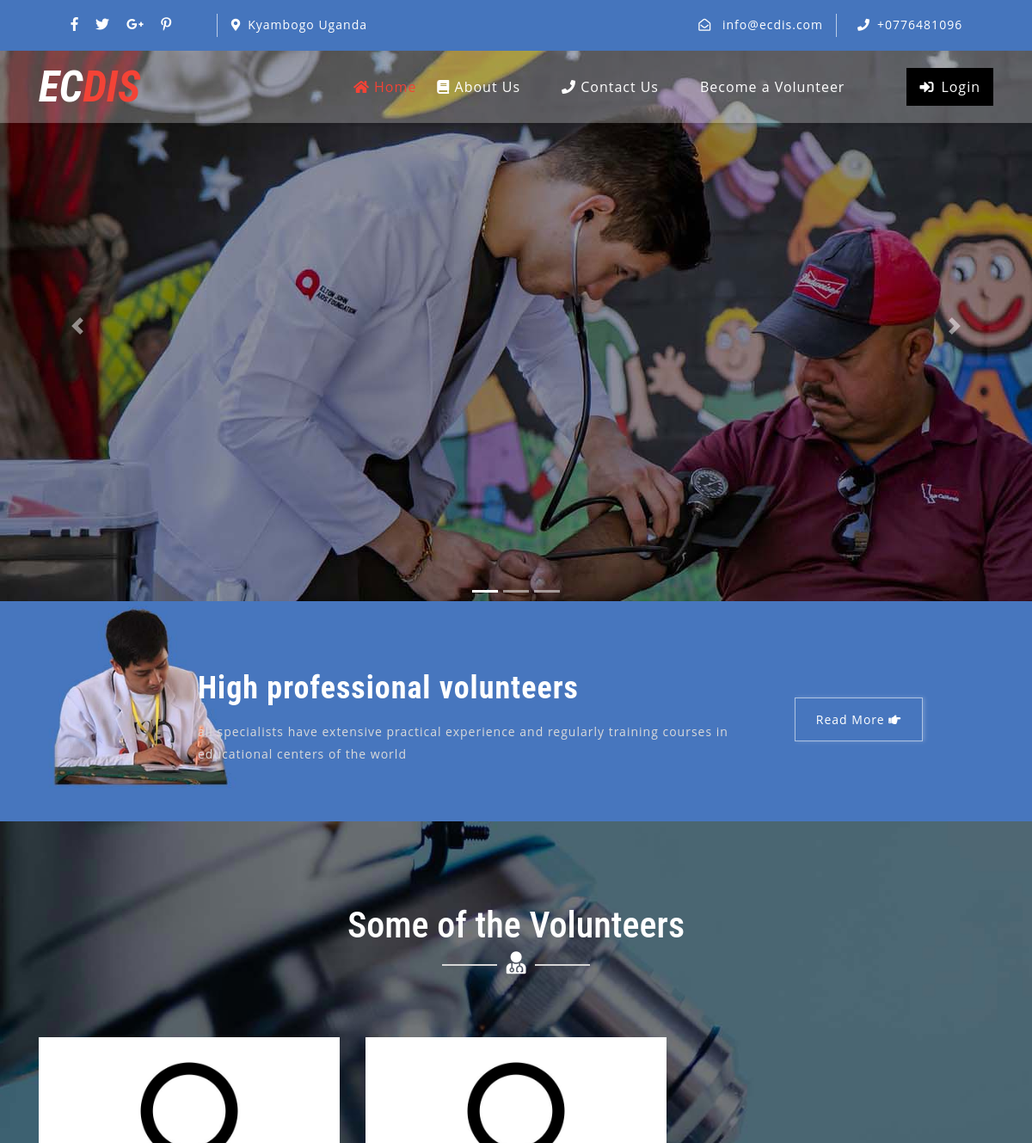
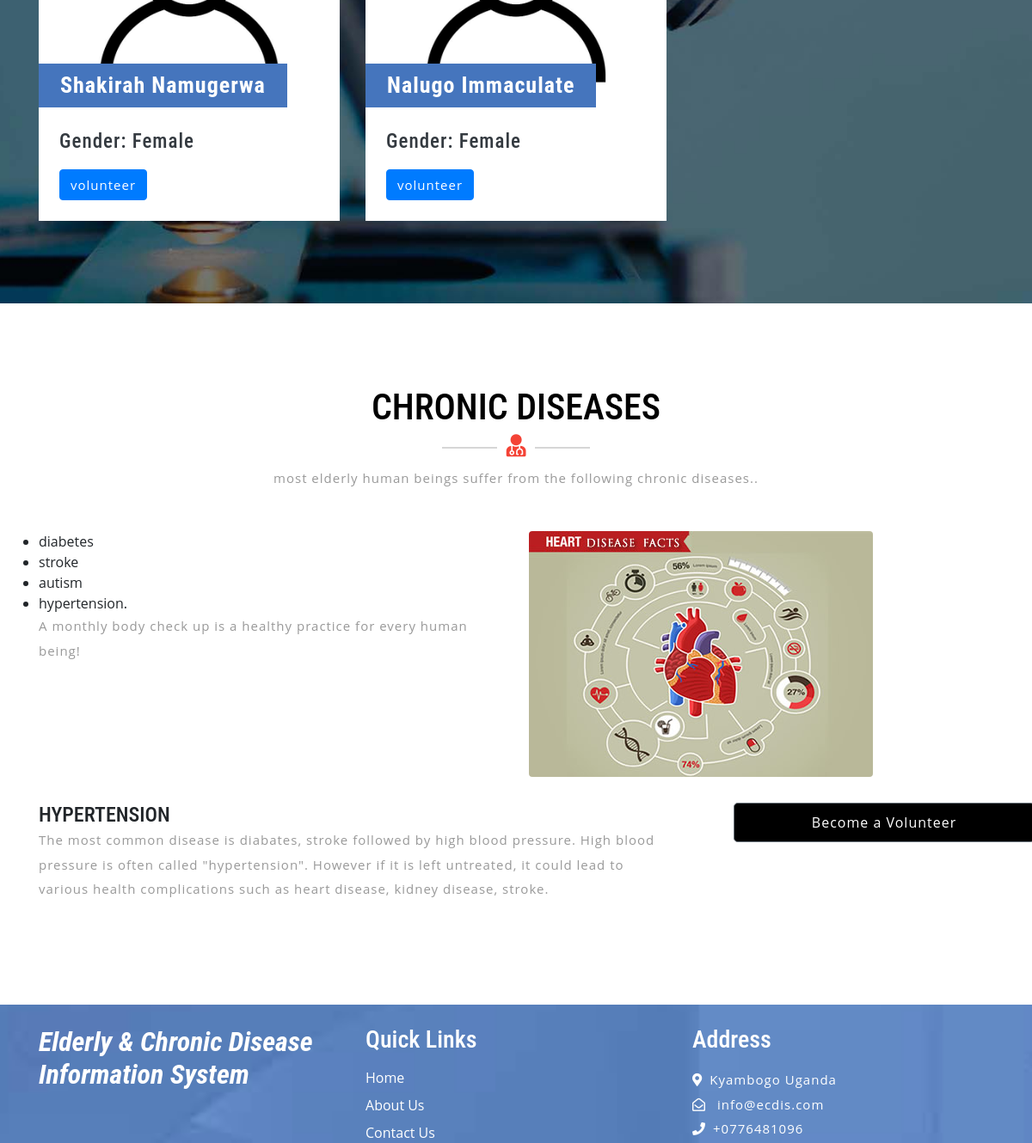
The page / on the database its author committed (2 pictures, top to bottom).
### tables this page shows
CREATE TABLE `tblcontactusinfo` (
  `id` int(11) NOT NULL,
  `Address` tinytext DEFAULT NULL,
  `EmailId` varchar(255) DEFAULT NULL,
  `ContactNo` char(11) DEFAULT NULL
);

CREATE TABLE `tblblooddonars` (
  `id` int(11) NOT NULL,
  `FullName` varchar(100) DEFAULT NULL,
  `MobileNumber` char(11) DEFAULT NULL,
  `EmailId` varchar(100) DEFAULT NULL,
  `Gender` varchar(20) DEFAULT NULL,
  `Age` int(11) DEFAULT NULL,
  `BloodGroup` varchar(20) DEFAULT NULL,
  `Address` varchar(255) DEFAULT NULL,
  `Message` mediumtext DEFAULT NULL,
  `PostingDate` timestamp NOT NULL DEFAULT current_timestamp(),
  `status` int(1) DEFAULT NULL,
  `Password` varchar(250) DEFAULT NULL
);

### index.php (the view, shortened to what this page needs)
<?php
include('includes/config.php');
?>
<!doctype html>
<html lang="en">
  <head>
	<link rel="stylesheet" href="bootstrap/css/bootstrap.min.css">
	<link rel="stylesheet" href="bootstrap/css/bootstrap.css">
	<link rel="stylesheet" href="css/style.css" type="text/css" media="all" />
	<link rel="stylesheet" href="css/fontawesome-all.css">
  </head>
  <body>
  <?php include('includes/header.php');?>
	<div id="carouselId" class="carousel slide" data-ride="carousel" style="height: 80vh; overflow: hidden;">
		<ol class="carousel-indicators">
			<li data-target="#carouselId" data-slide-to="0" class="active"></li>
			<li data-target="#carouselId" data-slide-to="1"></li>
			<li data-target="#carouselId" data-slide-to="2"></li>
		</ol>
		<div class="carousel-inner" role="listbox">
			<div class="carousel-item active">
				<img src="images/banner1.jpg" alt="">
			</div>
		</div>
		<a class="carousel-control-prev" href="#carouselId" role="button" data-slide="prev">
			<span class="carousel-control-prev-icon" aria-hidden="true"></span>
		</a>
		<a class="carousel-control-next" href="#carouselId" role="button" data-slide="next">
			<span class="carousel-control-next-icon" aria-hidden="true"></span>
		</a>
	</div>
	<div class="banner-bottom py-5">
		<div class="d-flex container py-xl-3 py-lg-3">
			<div class="banner-left-bottom-w3ls offset-lg-2 offset-md-1">
				<h3 class="text-white my-3">High professional volunteers</h3>
				<p>all specialists have extensive practical experience and regularly training courses in educational centers of the
					world</p>
			</div>
			<div class="button">
				<a href="about.php" class="w3ls-button-agile">Read More
					<i class="fas fa-hand-point-right"></i>
				</a>
			</div>
		</div>
	</div>
	<div class="blog-w3ls py-5" id="blog">
		<div class="container py-xl-5 py-lg-3">
			<div class="w3ls-titles text-center mb-5">
				<h3 class="title text-white">Some of the Volunteers</h3>
				<span>
					<i class="fas fa-user-md text-white"></i>
				</span>
			</div>
			<div class="row package-grids mt-5">
				<?php
					$status=1;
					$sql = "SELECT * from tblblooddonars where status=:status order by rand() limit 6";
					$query = $dbh -> prepare($sql);
					$query->bindParam(':status',$status,PDO::PARAM_STR);
					$query->execute();
					$results=$query->fetchAll(PDO::FETCH_OBJ);
					if($query->rowCount() > 0)
					{
					foreach($results as $result)
					{ ?>
				<div class="col-md-4 pricing" style="margin-top:2%;">
					<div class="price-top">
							<img src="images/blood-donor.jpg" alt="" class="img-fluid" />
						<h3><?php echo htmlentities($result->FullName);?>
						</h3>
					</div>
					<div class="price-bottom p-4">
						<h4 class="text-dark mb-3">Gender: <?php echo htmlentities($result->Gender);?></h4>
						<a class="btn btn-primary" style="color:#fff" href="contact-blood.php?cid=<?php echo $result->id;?>">volunteer</a>
					</div>
				</div><?php }} ?>
			</div>
		</div>
	</div>
	<div class="screen-w3ls py-5">
		<div class="container py-xl-5 py-lg-3">
			<div class="w3ls-titles text-center mb-5">
				<h3 class="title">CHRONIC DISEASES</h3>
				<span>
					<i class="fas fa-user-md"></i>
				</span>
				<p class="mt-2">most elderly human beings suffer from the following chronic diseases..</p>
			</div>
			<div class="row">
            <div class="col-lg-6">
                <ul>
					<li>diabetes</li>
					<li>stroke</li>
					<li>autism</li>
					<li>hypertension.</li>
                </ul>
                <p>A monthly body check up is a healthy practice for every human being!</p>
            </div>
            <div class="col-lg-6">
                <img class="img-fluid rounded" src="images/heart.jpg" alt="">
            </div>
        </div>
        <div class="row mb-4">
            <div class="col-md-8">
           		<h4 style="padding-top: 30px;">HYPERTENSION</h4>
                <p>
					The most common disease is diabates, stroke followed by high blood pressure.
					High blood pressure is often called "hypertension". However if it is left untreated, it could lead to various health complications such as heart disease, kidney disease, stroke.</p>
            </div>
            <div class="col-md-4" style="padding-top: 30px;">
                <a class="btn btn-lg btn-secondary btn-block login-button ml-lg-5 mt-lg-0 mt-4 mb-lg-0 mb-3" data-toggle="modal" data-target="#exampleModalCenter1" href="#" data-toggle="modal" data-target="#exampleModalCenter1"> Become a Volunteer</a>
            </div>
        </div>
		</div>
	</div>
	<?php include('includes/footer.php');?>
  </body>
</html>

### includes/header.php (shortened to what this page needs)
<header>
    <div class="top-bar py-3">
        <div class="container">
            <div class="row">
                <div class="col-lg-7 top-social-agile">
                    <div class="row">
                        <ul class="col-lg-4 col-6 top-right-info text-center">
                            <li>
                                <a href="#">
                                    <i class="fab fa-facebook-f"></i>
                                </a>
                            </li>
                            <li class="mx-3">
                                <a href="#">
                                    <i class="fab fa-twitter"></i>
                                </a>
                            </li>
                            <li>
                                <a href="#">
                                    <i class="fab fa-google-plus-g"></i>
                                </a>
                            </li>
                            <li class="ml-3">
                                <a href="#">
                                    <i class="fab fa-pinterest-p"></i>
                                </a>
                            </li>
                        </ul><?php
                        $sql = "SELECT * from tblcontactusinfo";
                        $query = $dbh -> prepare($sql);
                        $query->execute();
                        $results=$query->fetchAll(PDO::FETCH_OBJ);
                        if($query->rowCount() > 0)
                        {
                        foreach($results as $result)
                        { ?>
                        <div class="col-6 header-top_w3layouts pl-3 text-lg-left text-center">
                            <p class="text-white">
                                <i class="fas fa-map-marker-alt mr-2"></i><?php  echo $result->Address; ?></p>
                        </div>
                    </div>
                </div>
                <div class="col-lg-5 top-social-agile text-lg-right text-center">
                    <div class="row">
                        <div class="col-lg-7 col-6 top-w3layouts">
                            <p class="text-white">
                                <i class="far fa-envelope-open mr-2"></i>
                                <a href="mailto:info@example.com" class="text-white"><?php  echo $result->EmailId; ?></a>
                            </p>
                        </div>
                        <div class="col-lg-5 col-6 header-w3layouts pl-4 text-lg-left">
                            <p class="text-white">
                                <i class="fas fa-phone mr-2"></i>+<?php  echo $result->ContactNo; ?></p>
                        </div>
                    </div><?php } } ?>
                </div>
            </div>
        </div>
    </div>
</header>
<div id="home">
    <div class="main-top py-1">
        <nav class="navbar navbar-expand-lg navbar-light fixed-navi">
            <div class="container">
                <h1>
                    <a class="navbar-brand font-weight-bold font-italic" href="index.php">
                        <span>EC</span>DIS
                    </a>
                </h1>
                <div class="collapse navbar-collapse text-center" id="navbarSupportedContent">
                    <ul class="navbar-nav ml-lg-auto">
                        <li class="nav-item active mt-lg-0 mt-3">
                            <a class="nav-link" href="index.php"><i class="fa fa-home" aria-hidden="true"></i> Home
                            </a>
                        </li>
                        <li class="nav-item mx-lg-4 my-lg-0 my-3">
                            <a class="nav-link" href="about.php"> <i class="fa fa-book" aria-hidden="true"></i> About Us</a>
                        </li>
                        <li class="nav-item mx-lg-4 my-lg-0 my-3">
                            <a class="nav-link" href="contact.php"> <i class="fa fa-phone" aria-hidden="true"></i> Contact Us</a>
                        </li>
                        <?php if (strlen($_SESSION['bbdmsdid']==0)) {?>
                        <li class="nav-item mx-lg-4 my-lg-0 my-3">
                            <a class="nav-link" href="sign-up.php">Become a Volunteer</a>
                        </li>
                    </ul>
                    <a href="login.php" class="login-button ml-lg-5 mt-lg-0 mt-4 mb-lg-0 mb-3" >
                        <i class="fas fa-sign-in-alt mr-2"></i>Login</a><?php } ?>
                </div>
            </div>
        </nav>
    </div>
</div>

### includes/footer.php (shortened to what this page needs)
<footer>
  <div class="container w3ls-footer-grids pt-sm-4 pt-3">
    <div class="row">
      <div class="col-md-4">
        <h2 class="mb-sm-3 mb-2">
          <a href="index.php" class="text-white font-italic font-weight-bold">
            <span>Elderly & </span>Chronic Disease Information System
          </a>
        </h2>
      </div>
      <div class="col-md-4">
      <h3 class="mb-sm-3 mb-2 text-white">Quick Links</h3>
            <div class="nav-w3-l">
              <ul class="list-unstyled">
                <li>
                  <a href="index.php" class="text-white">Home</a>
                </li>
                <li class="mt-2">
                  <a href="about.php" class="text-white">About Us</a>
                </li>
                <li class="mt-2">
                  <a href="contact.php" class="text-white">Contact Us</a>
                </li>
              </ul>
            </div>
      </div>
      <div class="col-md-4">
      <h3 class="mb-sm-3 mb-2 text-white">Address</h3>
        <?php
        $sql = "SELECT * from tblcontactusinfo";
        $query = $dbh -> prepare($sql);
        $query->execute();
        $results=$query->fetchAll(PDO::FETCH_OBJ);
        if($query->rowCount() > 0)
        {
          foreach($results as $result){
            ?>
            <p class="text-white">
              <i class="fas fa-map-marker-alt mr-2"></i><?php  echo $result->Address; ?>
            </p>
            <p class="text-white">
                <i class="far fa-envelope-open mr-2"></i>
                <a href="mailto:info@example.com" class="text-white"><?php  echo $result->EmailId; ?></a>
            </p>
            <p class="text-white">
               <i class="fas fa-phone mr-2"></i>+<?php  echo $result->ContactNo; ?>
            </p>
            <?php
          }
        }
        ?>
      </div>
    </div>
  </div>
</footer>

### css/style.css (style rules this page uses)
body { padding: 0; margin: 0; background: #FFF; font-family: 'Open Sans', sans-serif; }
body a { transition: 0.5s all; -webkit-transition: 0.5s all; -moz-transition: 0.5s all; -o-transition: 0.5s all; -ms-transition: 0.5s all; text-decoration: none; }
h1, h2, h3, h4, h5, h6 { margin: 0; padding: 0; font-family: 'Roboto Condensed', sans-serif; }
p { margin: 0; padding: 0; font-family: 'Open Sans', sans-serif; font-size: 15px; letter-spacing: 1px; line-height: 1.9; color: #999; }
ul, ol { margin: 0; padding: 0; }
.top-bar { background: #4575bd; }
.top-right-info li i { color: #fff; transition: 0.5s all; -webkit-transition: 0.5s all; -moz-transition: 0.5s all; -o-transition: 0.5s all; -ms-transition: 0.5s all; }
.top-right-info li { display: inline-block; }
.header-top_w3layouts p, .header-w3layouts p, .top-w3layouts p { font-size: 14px; }
.header-top_w3layouts, .header-w3layouts { border-left: 1px solid rgba(255, 255, 255, 0.63); }
div#home { position: relative; }
.main-top { position: absolute; z-index: 999; width: 100%; background: rgba(255, 255, 255, 0.26); box-shadow: 0 2px 3px 0 rgba(0, 0, 0, 0.1); -webkit-transition: background-color .1s ease-in-out; -moz-transition: background-color .1s ease-in-out; -ms-transition: background-color .1s ease-in-out; -o-transition: background-color .1s ease-in-out; transition: background-color .1s ease-in-out; }
.navbar-light .navbar-nav .nav-link { padding: 0; color: #fff; background: transparent; font-size: 16px; letter-spacing: 1px; }
.navbar-light .navbar-nav .show>.nav-link, .navbar-light .navbar-nav .active>.nav-link, .navbar-light .navbar-nav .nav-link.show, .navbar-light .navbar-nav .nav-link.active, .navbar-light .navbar-nav .nav-link:hover, .navbar-light .navbar-nav .nav-link:focus { color: #f44336; }
nav.fixed-navi ul { list-style: none; margin: 0; padding: 0; }
nav.fixed-navi ul li { float: left; }
a.navbar-brand { color: #f44336; font-size: 50px; padding: 0; }
.navbar-light .navbar-brand, .navbar-light .navbar-brand:hover, .navbar-light .navbar-brand:focus, .w3l-footer h2 a span { color: #f44336; }
a.navbar-brand span { color: #fff; }
a.login-button { color: #fff; letter-spacing: 1px; font-size: 16px; padding: 10px 15px; background: #000; display: inline-block; }
.banner-bottom.py-5 { background: url(../images/bg1.jpg) no-repeat top; background-size: cover; -webkit-background-size: cover; -moz-background-size: cover; -o-background-size: cover; -moz-background-size: cover; }
a.w3ls-button-agile { color: #fff; padding: 14px 24px; letter-spacing: 1px; font-size: 14px; background: transparent; display: inline-block; border: 1px solid rgba(255, 255, 255, 0.56); box-shadow: 2px 0px 5px 0px rgba(255, 255, 255, 0.22); }
.banner-left-bottom-w3ls { flex: 3; }
.banner-left-bottom-w3ls h3 { font-weight: 600; letter-spacing: 1px; font-size: 36px; }
.button { flex: 1; margin-top: 3em; }
.banner-left-bottom-w3ls p { color: #dadada; font-size: 14px; }
h3.title { color: #000; font-size: 42px; }
.w3ls-titles span { position: relative; }
.w3ls-titles span:before { content: " "; background: #d6d6d6; width: 64px; height: 2px; position: absolute; top: 9px; left: -75px; }
.w3ls-titles span:after { content: " "; background: #d6d6d6; width: 64px; height: 2px; position: absolute; top: 9px; right: -75px; }
.w3ls-titles i { color: #f44336; font-size: 26px; margin-top: 5px; }
.blog-w3ls { background: url(../images/bg4.jpg) no-repeat center; background-size: cover; -webkit-background-size: cover; -moz-background-size: cover; -o-background-size: cover; -moz-background-size: cover; }
.pricing { -webkit-transition: all 0.5s; -moz-transition: all 0.5s; -o-transition: all 0.5s; -ms-transition: all 0.5s; transition: all 0.5s; }
.price-top { position: relative; }
.price-top h3 { font-size: 26px; color: #fff; position: absolute; background: #4575bd; padding: 10px 25px; bottom: 0; letter-spacing: 1px; text-align: center; font-weight: 600; }
.price-bottom { background: #fff; }
.price-bottom h4 { font-size: 23px; line-height: 1.4; letter-spacing: 1px; }
.price-bottom a { color: #999; letter-spacing: 1px; font-size: 15px; }
footer { background: url(../images/bg3.jpg) no-repeat center fixed; background-size: cover; -webkit-background-size: cover; -moz-background-size: cover; -o-background-size: cover; -moz-background-size: cover; }

### rows shown on the page
tblcontactusinfo: Address "Kyambogo Uganda", EmailId "info@ecdis.com", ContactNo "0776481096"
tblblooddonars: FullName "Shakirah Namugerwa", Gender "Female"
tblblooddonars: FullName "Nalugo Immaculate", Gender "Female"
